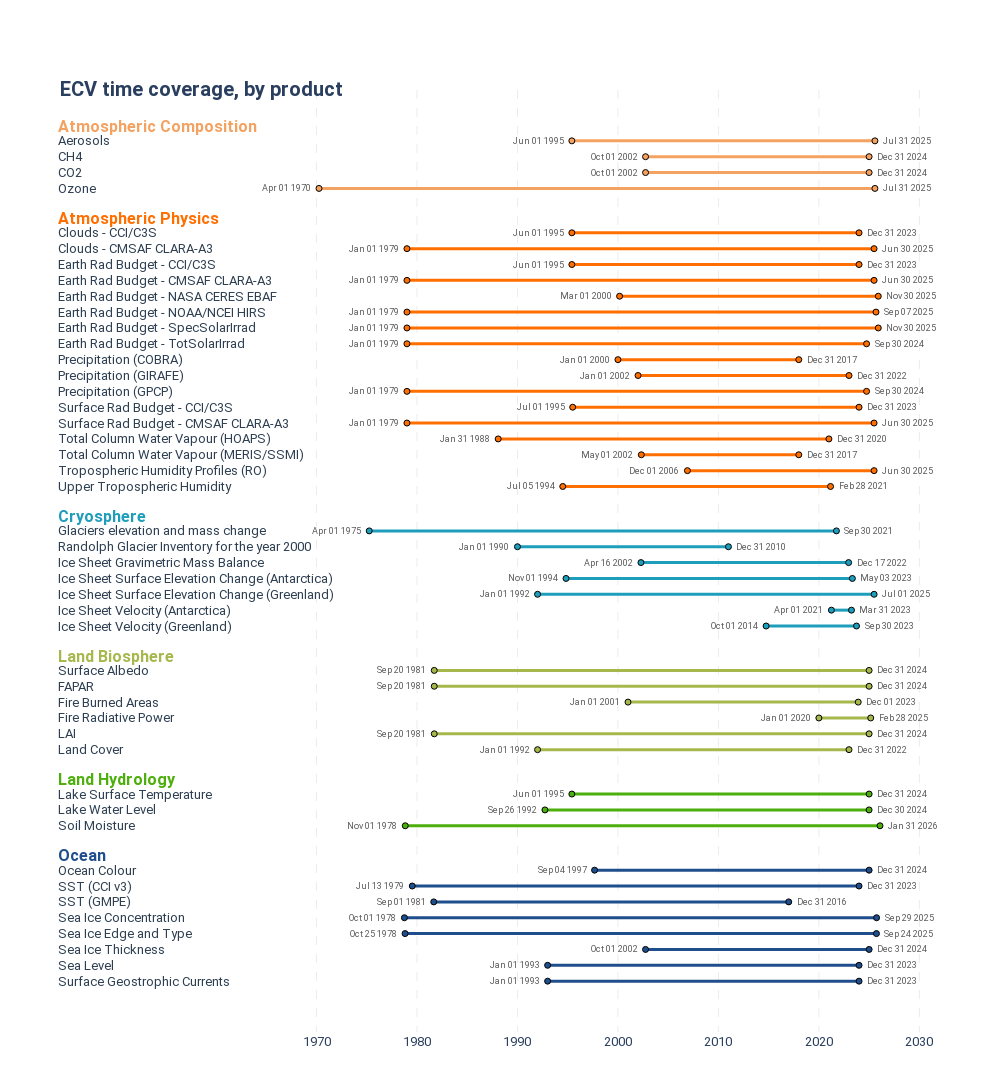

Source (notebook cell):
### Code cell
# new tweaked plot

df = prod_pd.copy(deep=True)
df["DateBeg"] = pd.to_datetime(df["DateBeg"])
df["DateEnd"] = pd.to_datetime(df["DateEnd"])

hub_colors = {
    "Atmospheric Composition": "#f4a261",
    "Atmospheric Physics": "#ff6f00",
    "Cryosphere": "#1f9ebc",
    "Land Biosphere": "#a6b84c",
    "Land Hydrology": "#4caf0b",
    "Ocean": "#1f4e8c"
}

fig = go.Figure()

y_positions = []
y_labels = []
hub_first_y = {}
current_y = 0

# ---------- BUILD TIMELINE ----------
for hub in df["Thematic Hub"].unique():

    hub_df = df[df["Thematic Hub"] == hub]

    hub_first_y[hub] = current_y  # store first row position

    for _, row in hub_df.iterrows():

        # Line + markers
        fig.add_trace(go.Scatter(
            x=[row["DateBeg"], row["DateEnd"]],
            y=[current_y, current_y],
            mode="lines+markers",
            line=dict(color=hub_colors[hub], width=3),   # thinner
            marker=dict(
                size=6,
                color=hub_colors[hub],
                line=dict(color="black", width=1)
            ),
            showlegend=False
        ))

        # End date
        fig.add_annotation(
            x=row["DateEnd"],
            y=current_y,
            text=row["DateEnd"].strftime("%b %d %Y"),
            showarrow=False,
            xanchor="left",
            xshift=6,
            font=dict(size=9, color="rgba(0,0,0,0.65)")
        )

        # Start date
        fig.add_annotation(
            x=row["DateBeg"],
            y=current_y,
            text=row["DateBeg"].strftime("%b %d %Y"),
            showarrow=False,
            xanchor="right",
            xshift=-6,
            font=dict(size=9, color="rgba(0,0,0,0.65)")
        )

        y_labels.append(row["Product"])
        y_positions.append(current_y)
        current_y -= 1

    current_y -= 1.8  # extra spacing between hubs


# ---------- REMOVE DEFAULT Y TICKS ----------
fig.update_yaxes(showticklabels=False, showgrid=False)


# Product labels
for y_val, label in zip(y_positions, y_labels):
    fig.add_annotation(
        x=-0.30,
        y=y_val,
        xref="paper",
        yref="y",
        text=label,
        showarrow=False,
        xanchor="left",
        align="left",
        font=dict(size=13, color="#2c3e50")
    )

# Hub headers
for hub, y_val in hub_first_y.items():
    fig.add_annotation(
        x=-0.30,
        y=y_val + 0.9,
        xref="paper",
        yref="y",
        text=f"<b>{hub}</b>",
        showarrow=False,
        xanchor="left",
        align="left",
        font=dict(size=16, color=hub_colors[hub])
    )


# ---------- AXES STYLE ----------
fig.update_xaxes(
    showgrid=True,
    gridcolor="rgba(0,0,0,0.08)",  # lighter
    griddash="dash",
    zeroline=False
)


# ---------- LAYOUT ----------
fig.update_layout(
    title=dict(
        text="<b>ECV time coverage, by product</b>",
        x=0.06,
        y=0.925,
        xanchor="left",
        font=dict(size=20, family="Roboto")
    ),
    font=dict(family="Roboto", size=13),
    plot_bgcolor="white",
    paper_bgcolor="white",
    margin=dict(l=260, r=60, t=90, b=60),
    width=1000,
    height=1200,
    autosize=False
)


fig.write_image(f'temporal_coverage_by_Product_{today_date}_v2.png', scale=2)
fig.show()
